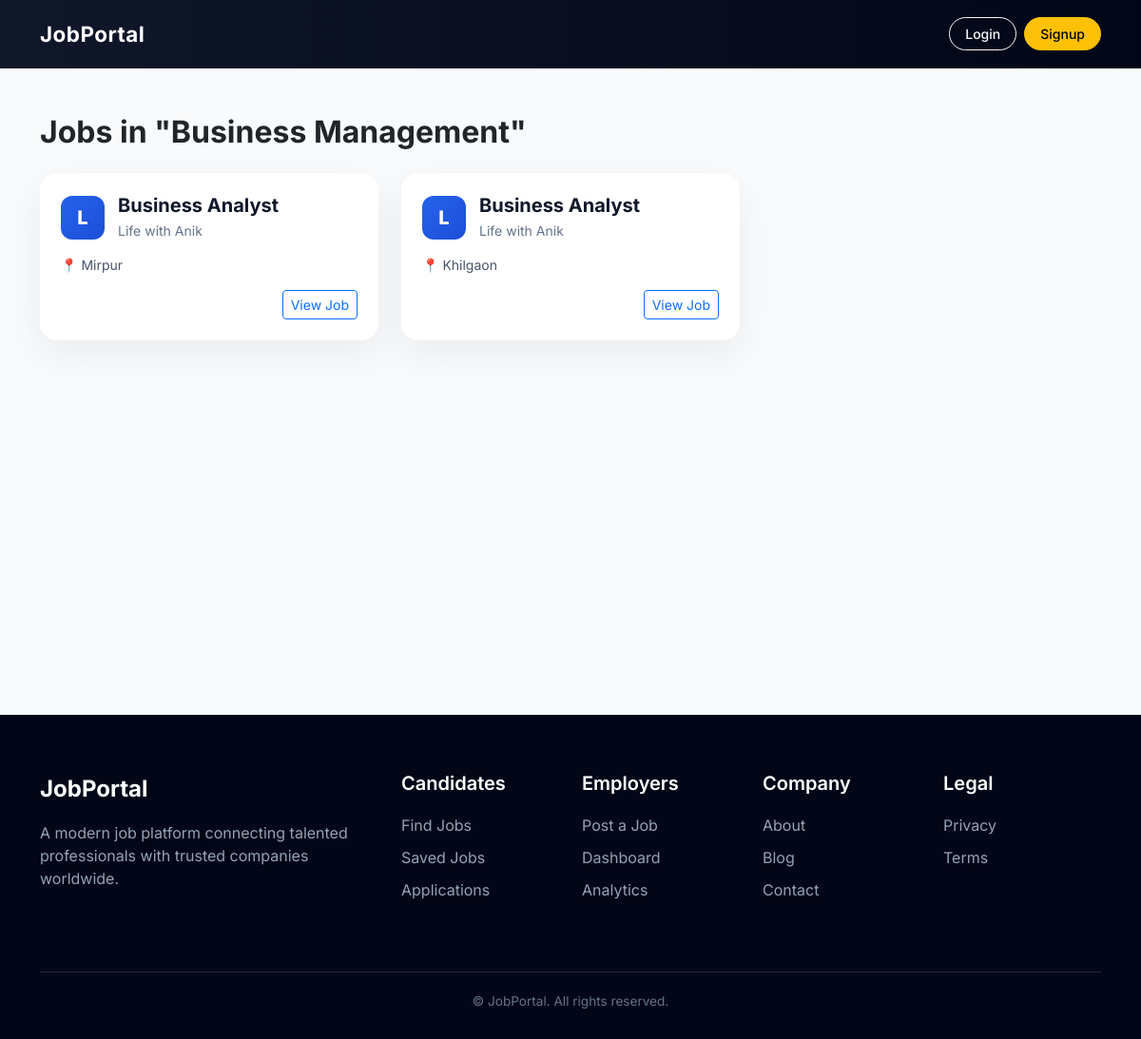
The app's page /category/business-management/ with its own data.
### jobs/models.py (models this page shows, shortened)
class Category(models.Model):
    name = models.CharField(max_length=100)
    slug = models.SlugField(unique=True)
    logo = models.ImageField(upload_to='category_logos/', blank=True, null=True)

class Job(models.Model):
    JOB_TYPE = (
        ('full_time', 'Full Time'),
        ('part_time', 'Part Time'),
        ('remote', 'Remote'),
    )
    category = models.ForeignKey(
        Category,
        on_delete=models.SET_NULL,
        null=True,
        related_name='jobs'
    )
    company = models.ForeignKey(Company, on_delete=models.CASCADE)
    title = models.CharField(max_length=200)
    location = models.CharField(max_length=200)
    job_type = models.CharField(max_length=20, choices=JOB_TYPE)
    salary = models.CharField(max_length=100, blank=True)
    description = models.TextField()
    requirements = models.TextField()
    deadline = models.DateField()
    is_featured = models.BooleanField(default=False)
    featured_until = models.DateTimeField(null=True, blank=True)
    created_at = models.DateTimeField(auto_now_add=True)

### companies/models.py (models this page shows, shortened)
class Company(models.Model):
    owner = models.OneToOneField(User, on_delete=models.CASCADE)
    name = models.CharField(max_length=200)
    logo = models.ImageField(upload_to='company_logos/', blank=True, null=True)
    description = models.TextField()
    website = models.URLField(blank=True)
    location = models.CharField(max_length=200)

### jobs/views.py (the view)
# urls.py: path('category/<slug:slug>/', views.jobs_by_category, name='jobs_by_category'),
def jobs_by_category(request, slug):
    category = get_object_or_404(Category, slug=slug)
    jobs = Job.objects.filter(
        category=category
    ).order_by('-created_at')
    return render(request, 'jobs/jobs_by_category.html', {
        'category': category,
        'jobs': jobs,
    })

### templates/jobs/jobs_by_category.html (shortened to what this page needs)
{% extends "base.html" %}
{% block content %}
<section class="category-jobs-section py-5">
  <div class="container">
    <h2 class="fw-bold mb-4">
      Jobs in "{{ category.name }}"
    </h2>
    <div class="row">
      {% for job in jobs %}
      <div class="col-lg-4 col-md-6 mb-4">
        <div class="job-modern-card h-100">
          <div class="job-card-top">
            <div class="job-icon">
              {{ job.company.name|slice:":1"|upper }}
            </div>
            <div>
              <h5 class="job-title">{{ job.title }}</h5>
              <span class="company-name">{{ job.company.name }}</span>
            </div>
          </div>
          <div class="job-meta">
            <span>📍 {{ job.location }}</span>
          </div>
          <div class="job-card-action">
            <a href="{% url 'job_detail' job.id %}"
               class="btn btn-outline-primary btn-sm">
              View Job
            </a>
          </div>
        </div>
      </div>
      {% endfor %}
    </div>
  </div>
</section>
{% endblock %}

### templates/base.html (style rules this page uses)
body { font-family: 'Inter', sans-serif; background: #f8fafc; }

### templates/jobs/jobs_by_category.html (style rules this page uses)
.category-jobs-section { background:#f8fafc; }
.job-modern-card { background:#ffffff; border-radius:18px; padding:22px; box-shadow:0 15px 40px rgba(0,0,0,.06); transition:.3s ease; display:flex; flex-direction:column; justify-content:space-between; }
.job-card-top { display:flex; gap:14px; align-items:center; margin-bottom:14px; }
.job-icon { width:46px; height:46px; border-radius:12px; background:linear-gradient(135deg,#2563eb,#1d4ed8); color:#fff; font-weight:800; font-size:20px; display:flex; align-items:center; justify-content:center; }
.job-title { font-weight:700; margin-bottom:2px; color:#0f172a; }
.company-name { font-size:14px; color:#64748b; }
.job-meta { font-size:14px; color:#475569; margin-bottom:16px; }
.job-card-action { text-align:right; }

### records on screen
Category: name "Business Management"
Job: company.name "L", title "Business Analyst", company.name "Life with Anik", location "Mirpur"
Job: company.name "L", title "Business Analyst", company.name "Life with Anik", location "Khilgaon"
